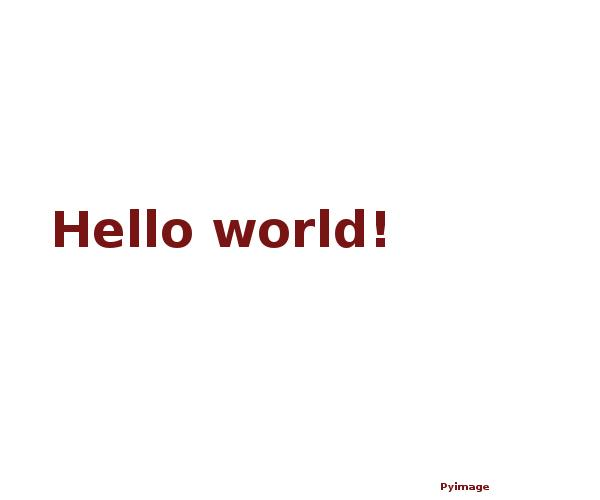
#> input picture examples/crop/1.jpg, 600 x 500 px
$ python crop.py
#> lines starting #> are read from the running program, lines starting #| are printed output that depends on the picture
### pyimage.py
#!/usr/bin/env python
from PIL import Image, ImageDraw, ImageFont
import numpy as np
import os


class Pyimage:
    def __init__(self, dir='.'):
        #select input images from current directory
        self.image_extensions = [".jpg", ".png", ".bmp"]
        self.allimages = {}
        self.outimages = {}
        self.dir = dir
        self.scanImages()
        pass

    #
    def scanImages(self):
        print "Scanning " + self.dir
        images = {}
        for i in os.listdir(self.dir):
            b, e = os.path.splitext(i)
            if e.lower() not in self.image_extensions: continue
            im = Image.open(os.path.join(self.dir, i))
#> im is the input picture: PIL image 600x500 RGB; mean R, G, B 252.3, 250.6, 250.6
            images[i] = im
            # print(i)
        self.allimages = images
#> self.allimages = 1 item
    #
    # [4 lines left out: function showImages, not called in this run]
    #
    def saveImages(self, dir='results'):
        if not os.path.exists(dir):
            os.makedirs(dir)
        for key, image in self.outimages.items():
            image.save(os.path.join(dir, key))
#
class Merge(Pyimage):
    '''
    merge and add label
    '''
    # [121 lines left out: functions __init__, calcImageSize, changeImage, calcPosition, mergeImages, addLabels and 1 more, not called in this run]

#
class Crop(Pyimage):
    '''
    crop a minimum box of the non-black or non-white regions in the image.
    '''
    def __init__(self, dir):
        Pyimage.__init__(self, dir)

        self.edge = [0, 0, 0, 0]
        pass
    #
    def cropImages(self, images, edge, background = 'w'):
        #
#> called with background = 'w'
        for image in images:
            print('cropping {0}'.format(image))
            im = self.allimages[image]
            size = im.size
            box = [edge[0], edge[1], size[0] - edge[2], size[1] - edge[3]]
            im = im.crop(box)
            im.convert('RGB')
            #
            pixels = np.asarray(im, dtype = 'uint8')
            pos = [100000, 10000000, 0, 0]
            if background=='w' or background=='W':
                for i in range(im.size[1]):
                    for j in range(im.size[0]):
                        if sum(pixels[i][j]) < 765:
                            if j < pos[0]: pos[0] = j
                            if i < pos[1]: pos[1] = i
                            if j > pos[2]: pos[2] = j
                            if i > pos[3]: pos[3] = i
            elif background=='b' or background=='B':
                for i in range(im.size[1]):
                    for j in range(im.size[0]):
                        if sum(pixels[i][j]) > 0:
                            if j < pos[0]: pos[0] = j
                            if i < pos[1]: pos[1] = i
                            if j > pos[2]: pos[2] = j
                            if i > pos[3]: pos[3] = i
            # print(pos)
            im = im.crop(pos)
            # print(im.size)
            self.outimages[image] = im
#> this loop made 1 pass
#> pass 1, in cropImages, `im = im.crop(box)`:
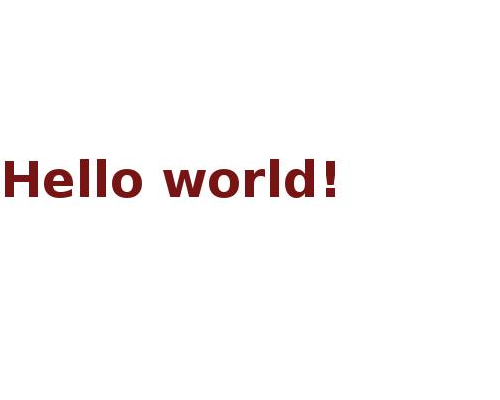
#> im: PIL image 500x400 RGB; mean R, G, B 251.1, 248.6, 248.6
#> pass 1, in cropImages, `im = im.crop(pos)`:
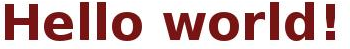
#> im: PIL image 350x49 RGB; mean R, G, B 209, 180.1, 180
#> after the loop, self.outimages = 1 item


#--------------------------------
# [2 lines that do not run on import are left out]

### examples/crop/crop.py
#!/urs/bin/evn python
#crop a minimum box of the non-black or non-white regions in the image.
from pyimage import Crop
pyim = Crop('.')
images = ['1.jpg']
edge = [50, 50, 50, 50]
# backgound = 'w', 'white' or 'b', 'black'
pyim.cropImages(images, edge, 'w')
pyim.saveImages()
#> the loop in saveImages, `for key, image in self.outimages.items():` made 1 pass
#> key on pass 1: '1.jpg'
